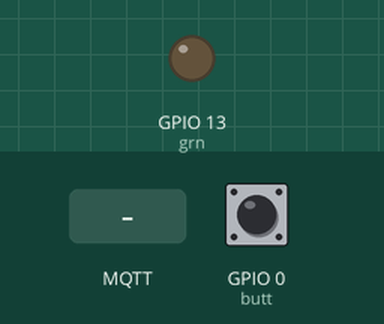
Bench run of a program on a simulated ESP8266 board running MicroPython. On the bench: output pins drawn as LEDs (lit = HIGH). The test bench sets the inputs (shaded band); at power-on: GPIO 0 (butt) HIGH. No MQTT or app messages arrive unless stated.

Above: at 2.3 s.
2.4 s: MQTT message "1" arrives on the first subscribed topic
At 4.3 s:
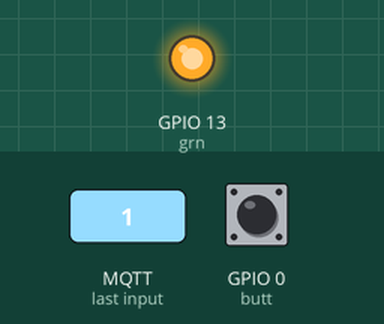
4.6 s: MQTT message "0" arrives on the first subscribed topic
At 6.1 s:
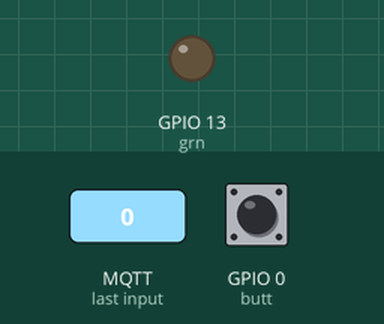
Timing chart, 0 to 7.6 s (numbered marks = the images above; inputs shaded):
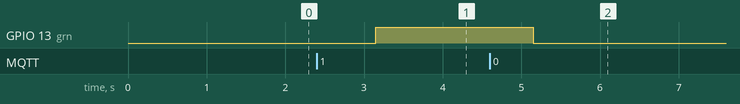

Measured:
- after the input at 2.4 s, GPIO 13 (grn): LOW → HIGH after 0.75 s
- after the input at 4.6 s, GPIO 13 (grn): HIGH → LOW after 0.55 s

The program:

button.py
```python
# pub/sub button LED gadget for stage communication
from machine import Pin
import time
import machine
import os
from umqtt_simple import MQTTClient

def sub_cb(topic, msg):
    global grn
    grn.value(int(msg))

# account for voltage divider of 100k over 22k on Vinput: tweaked to calibrate
def vin_str(adc,scl):
    acc = 0
    for r in range(10):     # average over 10 in case of noise
        acc += adc()
    milliVolts = ((acc-25)*scl) // 1024
    return str(milliVolts // 1000) + "." + "{0:0>3}".format(milliVolts % 1000)

mch = os.uname().machine
uniq = machine.unique_id()
if 'ESP8266' in mch:
    if uniq[0] == 0x5d:
        brdName = 'esp12a'
        adcScl = 548
    else:
        brdName = 'esp12b'
        adcScl = 531
elif 'LaunchPad' in mch:
    if uniq==b'TJ\x16)\xc91':
        brdName = 'lp1'
    else:
        brdName = 'lp2'
    print("Launchpad not supported with this version")
    raise SystemExit
else:
    print("board not recognized only")
    raise SystemExit

#setup
grn = Pin(13, mode=Pin.OUT)
butt = Pin(0, Pin.IN, Pin.PULL_UP)
adc = machine.ADC(0)
vin = adc.read

#open client
c = MQTTClient(brdName,"mqtt")
c.set_callback(sub_cb)
c.connect()
c.subscribe(b"led")

time.sleep(1)

prev_butt = butt.value()

while True:
    c.check_msg()
    if prev_butt != butt.value():
        c.publish(b"led",str(butt.value()))
        c.publish(brdName+"/vin",vin_str(vin,adcScl))
    prev_butt = butt.value()
    time.sleep_ms(1000)

c.disconnect()
```
